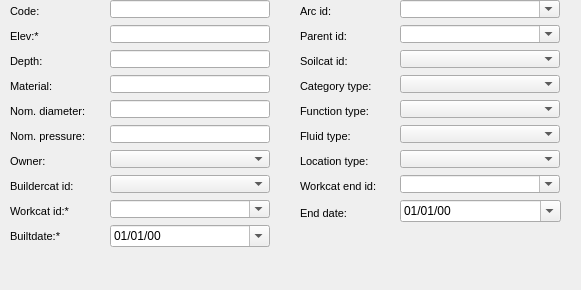
      <widget class="QWidget" name="page_67">
       <property name="geometry">
        <rect>
         <x>0</x>
         <y>0</y>
         <width>581</width>
         <height>290</height>
        </rect>
       </property>
       <attribute name="label">
        <string>Basic information</string>
       </attribute>
       <widget class="QgsDateTimeEdit" name="enddate">
        <property name="geometry">
         <rect>
          <x>400</x>
          <y>200</y>
          <width>161</width>
          <height>22</height>
         </rect>
        </property>
        <property name="displayFormat">
         <string>dd/MM/yy</string>
        </property>
        <property name="calendarPopup">
         <bool>true</bool>
        </property>
        <property name="allowNull" stdset="0">
         <bool>true</bool>
        </property>
       </widget>
       <widget class="QComboBox" name="ownercat_id">
        <property name="geometry">
         <rect>
          <x>110</x>
          <y>150</y>
          <width>160</width>
          <height>18</height>
         </rect>
        </property>
       </widget>
       <widget class="QComboBox" name="workcat_id_end">
        <property name="geometry">
         <rect>
          <x>400</x>
          <y>175</y>
          <width>160</width>
          <height>18</height>
         </rect>
        </property>
        <property name="autoFillBackground">
         <bool>true</bool>
        </property>
        <property name="editable">
         <bool>true</bool>
        </property>
        <property name="maxVisibleItems">
         <number>8</number>
        </property>
        <property name="frame">
         <bool>true</bool>
        </property>
       </widget>
       <widget class="QComboBox" name="buildercat_id">
        <property name="geometry">
         <rect>
          <x>110</x>
          <y>175</y>
          <width>160</width>
          <height>18</height>
         </rect>
        </property>
       </widget>
       <widget class="QComboBox" name="fluid_type">
        <property name="geometry">
         <rect>
          <x>400</x>
          <y>125</y>
          <width>160</width>
          <height>18</height>
         </rect>
        </property>
       </widget>
       <widget class="QgsDateTimeEdit" name="builtdate">
        <property name="geometry">
         <rect>
          <x>110</x>
          <y>225</y>
          <width>160</width>
          <height>22</height>
         </rect>
        </property>
        <property name="displayFormat">
         <string>dd/MM/yy</string>
        </property>
        <property name="calendarPopup">
         <bool>true</bool>
        </property>
        <property name="allowNull" stdset="0">
         <bool>true</bool>
        </property>
       </widget>
       <widget class="QLineEdit" name="cat_pnom">
        <property name="geometry">
         <rect>
          <x>110</x>
          <y>125</y>
          <width>160</width>
          <height>18</height>
         </rect>
        </property>
        <property name="frame">
         <bool>true</bool>
        </property>
       </widget>
       <widget class="QLabel" name="label_cat_matcat_id">
        <property name="geometry">
         <rect>
          <x>10</x>
          <y>75</y>
          <width>101</width>
          <height>22</height>
         </rect>
        </property>
        <property name="font">
         <font>
          <pointsize>8</pointsize>
         </font>
        </property>
        <property name="frameShape">
         <enum>QFrame::NoFrame</enum>
        </property>
        <property name="frameShadow">
         <enum>QFrame::Plain</enum>
        </property>
        <property name="text">
         <string>Material:</string>
        </property>
        <property name="textFormat">
         <enum>Qt::AutoText</enum>
        </property>
        <property name="scaledContents">
         <bool>false</bool>
        </property>
        <property name="alignment">
         <set>Qt::AlignLeading|Qt::AlignLeft|Qt::AlignVCenter</set>
        </property>
        <property name="margin">
         <number>3</number>
        </property>
       </widget>
       <widget class="QLineEdit" name="cat_matcat_id">
        <property name="geometry">
         <rect>
          <x>110</x>
          <y>75</y>
          <width>160</width>
          <height>18</height>
         </rect>
        </property>
        <property name="frame">
         <bool>true</bool>
        </property>
       </widget>
       <widget class="QLineEdit" name="code">
        <property name="geometry">
         <rect>
          <x>110</x>
          <y>0</y>
          <width>160</width>
          <height>18</height>
         </rect>
        </property>
        <property name="frame">
         <bool>true</bool>
        </property>
       </widget>
       <widget class="QComboBox" name="soilcat_id">
        <property name="geometry">
         <rect>
          <x>400</x>
          <y>50</y>
          <width>160</width>
          <height>18</height>
         </rect>
        </property>
       </widget>
       <widget class="QLabel" name="label_cat_pnom">
        <property name="geometry">
         <rect>
          <x>10</x>
          <y>125</y>
          <width>101</width>
          <height>22</height>
         </rect>
        </property>
        <property name="font">
         <font>
          <pointsize>8</pointsize>
         </font>
        </property>
        <property name="frameShape">
         <enum>QFrame::NoFrame</enum>
        </property>
        <property name="frameShadow">
         <enum>QFrame::Plain</enum>
        </property>
        <property name="text">
         <string>Nom. pressure:</string>
        </property>
        <property name="textFormat">
         <enum>Qt::AutoText</enum>
        </property>
        <property name="scaledContents">
         <bool>false</bool>
        </property>
        <property name="alignment">
         <set>Qt::AlignLeading|Qt::AlignLeft|Qt::AlignVCenter</set>
        </property>
        <property name="margin">
         <number>3</number>
        </property>
       </widget>
       <widget class="QLabel" name="label_builtdate">
        <property name="geometry">
         <rect>
          <x>10</x>
          <y>225</y>
          <width>101</width>
          <height>22</height>
         </rect>
        </property>
        <property name="font">
         <font>
          <pointsize>8</pointsize>
         </font>
        </property>
        <property name="frameShape">
         <enum>QFrame::NoFrame</enum>
        </property>
        <property name="frameShadow">
         <enum>QFrame::Plain</enum>
        </property>
        <property name="text">
         <string>Builtdate:*</string>
        </property>
        <property name="textFormat">
         <enum>Qt::AutoText</enum>
        </property>
        <property name="scaledContents">
         <bool>false</bool>
        </property>
        <property name="alignment">
         <set>Qt::AlignLeading|Qt::AlignLeft|Qt::AlignVCenter</set>
        </property>
        <property name="margin">
         <number>3</number>
        </property>
       </widget>
       <widget class="QLabel" name="label_buildercat_id">
        <property name="geometry">
         <rect>
          <x>10</x>
          <y>175</y>
          <width>101</width>
          <height>22</height>
         </rect>
        </property>
        <property name="font">
         <font>
          <pointsize>8</pointsize>
         </font>
        </property>
        <property name="frameShape">
         <enum>QFrame::NoFrame</enum>
        </property>
        <property name="frameShadow">
         <enum>QFrame::Plain</enum>
        </property>
        <property name="text">
         <string>Buildercat id:</string>
        </property>
        <property name="textFormat">
         <enum>Qt::AutoText</enum>
        </property>
        <property name="scaledContents">
         <bool>false</bool>
        </property>
        <property name="alignment">
         <set>Qt::AlignLeading|Qt::AlignLeft|Qt::AlignVCenter</set>
        </property>
        <property name="margin">
         <number>3</number>
        </property>
       </widget>
       <widget class="QComboBox" name="location_type">
        <property name="geometry">
         <rect>
          <x>400</x>
          <y>150</y>
          <width>160</width>
          <height>18</height>
         </rect>
        </property>
       </widget>
       <widget class="QComboBox" name="parent_id">
        <property name="geometry">
         <rect>
          <x>400</x>
          <y>25</y>
          <width>160</width>
          <height>18</height>
         </rect>
        </property>
        <property name="autoFillBackground">
         <bool>true</bool>
        </property>
        <property name="editable">
         <bool>true</bool>
        </property>
        <property name="maxVisibleItems">
         <number>8</number>
        </property>
        <property name="frame">
         <bool>true</bool>
        </property>
       </widget>
       <widget class="QLabel" name="label_soilcat_id">
        <property name="geometry">
         <rect>
          <x>300</x>
          <y>50</y>
          <width>90</width>
          <height>22</height>
         </rect>
        </property>
        <property name="font">
         <font>
          <pointsize>8</pointsize>
         </font>
        </property>
        <property name="frameShape">
         <enum>QFrame::NoFrame</enum>
        </property>
        <property name="frameShadow">
         <enum>QFrame::Plain</enum>
        </property>
        <property name="text">
         <string>Soilcat id:</string>
        </property>
        <property name="textFormat">
         <enum>Qt::AutoText</enum>
        </property>
        <property name="scaledContents">
         <bool>false</bool>
        </property>
        <property name="alignment">
         <set>Qt::AlignLeading|Qt::AlignLeft|Qt::AlignVCenter</set>
        </property>
        <property name="margin">
         <number>3</number>
        </property>
       </widget>
       <widget class="QLabel" name="label_workcat_id">
        <property name="geometry">
         <rect>
          <x>10</x>
          <y>200</y>
          <width>90</width>
          <height>22</height>
         </rect>
        </property>
        <property name="font">
         <font>
          <pointsize>8</pointsize>
         </font>
        </property>
        <property name="frameShape">
         <enum>QFrame::NoFrame</enum>
        </property>
        <property name="frameShadow">
         <enum>QFrame::Plain</enum>
        </property>
        <property name="text">
         <string>Workcat id:*</string>
        </property>
        <property name="textFormat">
         <enum>Qt::AutoText</enum>
        </property>
        <property name="scaledContents">
         <bool>false</bool>
        </property>
        <property name="alignment">
         <set>Qt::AlignLeading|Qt::AlignLeft|Qt::AlignVCenter</set>
        </property>
        <property name="margin">
         <number>3</number>
        </property>
       </widget>
       <widget class="QLabel" name="label_depth">
        <property name="geometry">
         <rect>
          <x>10</x>
          <y>50</y>
          <width>90</width>
          <height>22</height>
         </rect>
        </property>
        <property name="font">
         <font>
          <pointsize>8</pointsize>
          <weight>50</weight>
          <bold>false</bold>
         </font>
        </property>
        <property name="frameShape">
         <enum>QFrame::NoFrame</enum>
        </property>
        <property name="frameShadow">
         <enum>QFrame::Plain</enum>
        </property>
        <property name="text">
         <string>Depth:</string>
        </property>
        <property name="textFormat">
         <enum>Qt::AutoText</enum>
        </property>
        <property name="scaledContents">
         <bool>false</bool>
        </property>
        <property name="alignment">
         <set>Qt::AlignLeading|Qt::AlignLeft|Qt::AlignVCenter</set>
        </property>
        <property name="margin">
         <number>3</number>
        </property>
       </widget>
       <widget class="QComboBox" name="arc_id">
        <property name="geometry">
         <rect>
          <x>400</x>
          <y>0</y>
          <width>160</width>
          <height>18</height>
         </rect>
        </property>
        <property name="autoFillBackground">
         <bool>true</bool>
        </property>
        <property name="editable">
         <bool>true</bool>
        </property>
        <property name="maxVisibleItems">
         <number>8</number>
        </property>
        <property name="frame">
         <bool>true</bool>
        </property>
       </widget>
       <widget class="QLabel" name="label_arc_id">
        <property name="geometry">
         <rect>
          <x>300</x>
          <y>0</y>
          <width>101</width>
          <height>22</height>
         </rect>
        </property>
        <property name="font">
         <font>
          <pointsize>8</pointsize>
         </font>
        </property>
        <property name="frameShape">
         <enum>QFrame::NoFrame</enum>
        </property>
        <property name="frameShadow">
         <enum>QFrame::Plain</enum>
        </property>
        <property name="text">
         <string>Arc id:</string>
        </property>
        <property name="textFormat">
         <enum>Qt::AutoText</enum>
        </property>
        <property name="scaledContents">
         <bool>false</bool>
        </property>
        <property name="alignment">
         <set>Qt::AlignLeading|Qt::AlignLeft|Qt::AlignVCenter</set>
        </property>
        <property name="margin">
         <number>3</number>
        </property>
       </widget>
       <widget class="QLabel" name="label_parent_id">
        <property name="geometry">
         <rect>
          <x>300</x>
          <y>25</y>
          <width>101</width>
          <height>22</height>
         </rect>
        </property>
        <property name="font">
         <font>
          <pointsize>8</pointsize>
         </font>
        </property>
        <property name="frameShape">
         <enum>QFrame::NoFrame</enum>
        </property>
        <property name="frameShadow">
         <enum>QFrame::Plain</enum>
        </property>
        <property name="text">
         <string>Parent id:</string>
        </property>
        <property name="textFormat">
         <enum>Qt::AutoText</enum>
        </property>
        <property name="scaledContents">
         <bool>false</bool>
        </property>
        <property name="alignment">
         <set>Qt::AlignLeading|Qt::AlignLeft|Qt::AlignVCenter</set>
        </property>
        <property name="margin">
         <number>3</number>
        </property>
       </widget>
       <widget class="QLabel" name="label_function_type">
        <property name="geometry">
         <rect>
          <x>300</x>
          <y>100</y>
          <width>90</width>
          <height>22</height>
         </rect>
        </property>
        <property name="font">
         <font>
          <pointsize>8</pointsize>
         </font>
        </property>
        <property name="frameShape">
         <enum>QFrame::NoFrame</enum>
        </property>
        <property name="frameShadow">
         <enum>QFrame::Plain</enum>
        </property>
        <property name="text">
         <string>Function type:</string>
        </property>
        <property name="textFormat">
         <enum>Qt::AutoText</enum>
        </property>
        <property name="scaledContents">
         <bool>false</bool>
        </property>
        <property name="alignment">
         <set>Qt::AlignLeading|Qt::AlignLeft|Qt::AlignVCenter</set>
        </property>
        <property name="margin">
         <number>3</number>
        </property>
       </widget>
       <widget class="QLabel" name="label_elevation">
        <property name="geometry">
         <rect>
          <x>10</x>
          <y>25</y>
          <width>90</width>
          <height>22</height>
         </rect>
        </property>
        <property name="font">
         <font>
          <pointsize>8</pointsize>
          <weight>50</weight>
          <bold>false</bold>
         </font>
        </property>
        <property name="frameShape">
         <enum>QFrame::NoFrame</enum>
        </property>
        <property name="frameShadow">
         <enum>QFrame::Plain</enum>
        </property>
        <property name="text">
         <string>Elev:*</string>
        </property>
        <property name="textFormat">
         <enum>Qt::AutoText</enum>
        </property>
        <property name="scaledContents">
         <bool>false</bool>
        </property>
        <property name="alignment">
         <set>Qt::AlignLeading|Qt::AlignLeft|Qt::AlignVCenter</set>
        </property>
        <property name="margin">
         <number>3</number>
        </property>
       </widget>
       <widget class="QLabel" name="label_owner">
        <property name="geometry">
         <rect>
          <x>10</x>
          <y>150</y>
          <width>90</width>
          <height>22</height>
         </rect>
        </property>
        <property name="font">
         <font>
          <pointsize>8</pointsize>
         </font>
        </property>
        <property name="frameShape">
         <enum>QFrame::NoFrame</enum>
        </property>
        <property name="frameShadow">
         <enum>QFrame::Plain</enum>
        </property>
        <property name="text">
         <string>Owner:</string>
        </property>
        <property name="textFormat">
         <enum>Qt::AutoText</enum>
        </property>
        <property name="scaledContents">
         <bool>false</bool>
        </property>
        <property name="alignment">
         <set>Qt::AlignLeading|Qt::AlignLeft|Qt::AlignVCenter</set>
        </property>
        <property name="margin">
         <number>3</number>
        </property>
       </widget>
       <widget class="QComboBox" name="workcat_id">
        <property name="geometry">
         <rect>
          <x>110</x>
          <y>200</y>
          <width>160</width>
          <height>18</height>
         </rect>
        </property>
        <property name="autoFillBackground">
         <bool>true</bool>
        </property>
        <property name="editable">
         <bool>true</bool>
        </property>
        <property name="maxVisibleItems">
         <number>8</number>
        </property>
        <property name="frame">
         <bool>true</bool>
        </property>
       </widget>
       <widget class="QLabel" name="label_fluid_type">
        <property name="geometry">
         <rect>
          <x>300</x>
          <y>125</y>
          <width>90</width>
          <height>22</height>
         </rect>
        </property>
        <property name="font">
         <font>
          <pointsize>8</pointsize>
         </font>
        </property>
        <property name="frameShape">
         <enum>QFrame::NoFrame</enum>
        </property>
        <property name="frameShadow">
         <enum>QFrame::Plain</enum>
        </property>
        <property name="text">
         <string>Fluid type:</string>
        </property>
        <property name="textFormat">
         <enum>Qt::AutoText</enum>
        </property>
        <property name="scaledContents">
         <bool>false</bool>
        </property>
        <property name="alignment">
         <set>Qt::AlignLeading|Qt::AlignLeft|Qt::AlignVCenter</set>
        </property>
        <property name="margin">
         <number>3</number>
        </property>
       </widget>
       <widget class="QLineEdit" name="elevation">
        <property name="geometry">
         <rect>
          <x>110</x>
          <y>25</y>
          <width>160</width>
          <height>18</height>
         </rect>
        </property>
        <property name="inputMask">
         <string/>
        </property>
        <property name="frame">
         <bool>true</bool>
        </property>
       </widget>
       <widget class="QLineEdit" name="cat_dnom">
        <property name="geometry">
         <rect>
          <x>110</x>
          <y>100</y>
          <width>160</width>
          <height>18</height>
         </rect>
        </property>
        <property name="frame">
         <bool>true</bool>
        </property>
       </widget>
       <widget class="QLabel" name="label_enddate">
        <property name="geometry">
         <rect>
          <x>300</x>
          <y>202</y>
          <width>101</width>
          <height>22</height>
         </rect>
        </property>
        <property name="font">
         <font>
          <pointsize>8</pointsize>
         </font>
        </property>
        <property name="frameShape">
         <enum>QFrame::NoFrame</enum>
        </property>
        <property name="frameShadow">
         <enum>QFrame::Plain</enum>
        </property>
        <property name="text">
         <string>End date:</string>
        </property>
        <property name="textFormat">
         <enum>Qt::AutoText</enum>
        </property>
        <property name="scaledContents">
         <bool>false</bool>
        </property>
        <property name="alignment">
         <set>Qt::AlignLeading|Qt::AlignLeft|Qt::AlignVCenter</set>
        </property>
        <property name="margin">
         <number>3</number>
        </property>
       </widget>
       <widget class="QLineEdit" name="depth">
        <property name="geometry">
         <rect>
          <x>110</x>
          <y>50</y>
          <width>160</width>
          <height>18</height>
         </rect>
        </property>
        <property name="frame">
         <bool>true</bool>
        </property>
       </widget>
       <widget class="QLabel" name="label_cat_dnom">
        <property name="geometry">
         <rect>
          <x>10</x>
          <y>100</y>
          <width>101</width>
          <height>22</height>
         </rect>
        </property>
        <property name="font">
         <font>
          <pointsize>8</pointsize>
         </font>
        </property>
        <property name="frameShape">
         <enum>QFrame::NoFrame</enum>
        </property>
        <property name="frameShadow">
         <enum>QFrame::Plain</enum>
        </property>
        <property name="text">
         <string>Nom. diameter:</string>
        </property>
        <property name="textFormat">
         <enum>Qt::AutoText</enum>
        </property>
        <property name="scaledContents">
         <bool>false</bool>
        </property>
        <property name="alignment">
         <set>Qt::AlignLeading|Qt::AlignLeft|Qt::AlignVCenter</set>
        </property>
        <property name="margin">
         <number>3</number>
        </property>
       </widget>
       <widget class="QLabel" name="label_category_type">
        <property name="geometry">
         <rect>
          <x>300</x>
          <y>75</y>
          <width>90</width>
          <height>22</height>
         </rect>
        </property>
        <property name="font">
         <font>
          <pointsize>8</pointsize>
         </font>
        </property>
        <property name="frameShape">
         <enum>QFrame::NoFrame</enum>
        </property>
        <property name="frameShadow">
         <enum>QFrame::Plain</enum>
        </property>
        <property name="text">
         <string>Category type:</string>
        </property>
        <property name="textFormat">
         <enum>Qt::AutoText</enum>
        </property>
        <property name="scaledContents">
         <bool>false</bool>
        </property>
        <property name="alignment">
         <set>Qt::AlignLeading|Qt::AlignLeft|Qt::AlignVCenter</set>
        </property>
        <property name="margin">
         <number>3</number>
        </property>
       </widget>
       <widget class="QComboBox" name="function_type">
        <property name="geometry">
         <rect>
          <x>400</x>
          <y>100</y>
          <width>160</width>
          <height>18</height>
         </rect>
        </property>
       </widget>
       <widget class="QComboBox" name="category_type">
        <property name="geometry">
         <rect>
          <x>400</x>
          <y>75</y>
          <width>160</width>
          <height>18</height>
         </rect>
        </property>
       </widget>
       <widget class="QLabel" name="label_code">
        <property name="geometry">
         <rect>
          <x>10</x>
          <y>0</y>
          <width>101</width>
          <height>22</height>
         </rect>
        </property>
        <property name="font">
         <font>
          <pointsize>8</pointsize>
         </font>
        </property>
        <property name="frameShape">
         <enum>QFrame::NoFrame</enum>
        </property>
        <property name="frameShadow">
         <enum>QFrame::Plain</enum>
        </property>
        <property name="text">
         <string>Code:</string>
        </property>
        <property name="textFormat">
         <enum>Qt::AutoText</enum>
        </property>
        <property name="scaledContents">
         <bool>false</bool>
        </property>
        <property name="alignment">
         <set>Qt::AlignLeading|Qt::AlignLeft|Qt::AlignVCenter</set>
        </property>
        <property name="margin">
         <number>3</number>
        </property>
       </widget>
       <widget class="QLabel" name="label_location_type">
        <property name="geometry">
         <rect>
          <x>300</x>
          <y>150</y>
          <width>90</width>
          <height>22</height>
         </rect>
        </property>
        <property name="font">
         <font>
          <pointsize>8</pointsize>
         </font>
        </property>
        <property name="frameShape">
         <enum>QFrame::NoFrame</enum>
        </property>
        <property name="frameShadow">
         <enum>QFrame::Plain</enum>
        </property>
        <property name="text">
         <string>Location type:</string>
        </property>
        <property name="textFormat">
         <enum>Qt::AutoText</enum>
        </property>
        <property name="scaledContents">
         <bool>false</bool>
        </property>
        <property name="alignment">
         <set>Qt::AlignLeading|Qt::AlignLeft|Qt::AlignVCenter</set>
        </property>
        <property name="margin">
         <number>3</number>
        </property>
       </widget>
       <widget class="QLabel" name="label_workcat_id_end">
        <property name="geometry">
         <rect>
          <x>300</x>
          <y>175</y>
          <width>101</width>
          <height>22</height>
         </rect>
        </property>
        <property name="font">
         <font>
          <pointsize>8</pointsize>
         </font>
        </property>
        <property name="frameShape">
         <enum>QFrame::NoFrame</enum>
        </property>
        <property name="frameShadow">
         <enum>QFrame::Plain</enum>
        </property>
        <property name="text">
         <string>Workcat end id:</string>
        </property>
        <property name="textFormat">
         <enum>Qt::AutoText</enum>
        </property>
        <property name="scaledContents">
         <bool>false</bool>
        </property>
        <property name="alignment">
         <set>Qt::AlignLeading|Qt::AlignLeft|Qt::AlignVCenter</set>
        </property>
        <property name="margin">
         <number>3</number>
        </property>
       </widget>
      </widget>
